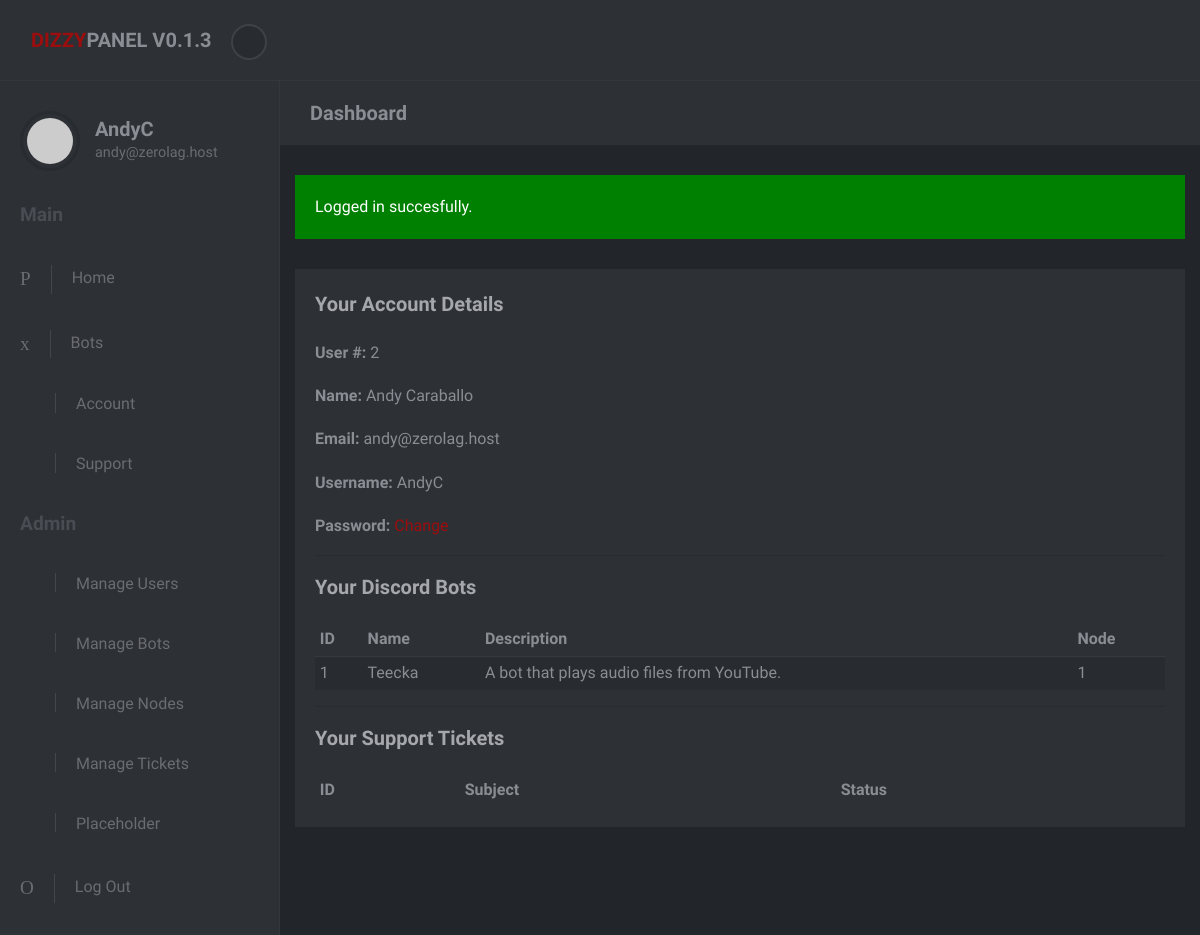
/dashboard.php?login=success (signed in), run on the app's committed database.
### tables this page shows
CREATE TABLE `bots` (
  `bot_id` int(11) NOT NULL,
  `bot_name` varchar(255) NOT NULL,
  `bot_desc` varchar(5000) NOT NULL,
  `bot_owner` varchar(255) NOT NULL,
  `bot_lang` varchar(255) NOT NULL,
  `bot_node` int(11) NOT NULL
);

### dashboard.php (the view, shortened to what this page needs)
<?php
include 'header.php';
$code = '';
if ($_GET) {
  $code = $_GET['login'];
  switch ($code) {
    case 'success':
    $flash = "Logged in succesfully.";
    break;
  }
} else {
  $flash = '';
}
?>
<div class="page-content">
    <div class="page-header">
        <div class="container-fluid">
            <h2 class="h5 no-margin-bottom">Dashboard</h2>
        </div>
    </div>
        <div class="col-lg-12">
          <?php
          if ($code) {
            echo '<div class="block" style="background-color: green; color: white;">';
            echo $flash;
            echo '</div>';
          }
          ?>
          <div class="block">
              <div class="title"><strong>Your Account Details</strong></div>
              <p><strong>User #: </strong>
                <?php
                  echo $_SESSION['u_id'];
                ?>
              </p>
              <p><strong>Name: </strong>
                <?php
                  echo $_SESSION['u_first'].' '.$_SESSION['u_last'];
                ?>
              </p>
              <p><strong>Email: </strong>
                <?php
                  echo $_SESSION['u_email'];
                ?>
              </p>
              <p><strong>Username: </strong>
                <?php
                  echo $_SESSION['u_uid'];
                ?>
              </p>
              <p><strong>Password: </strong> <a href="account.php">Change</a></p>
              <hr>
              <div class="title"><strong>Your Discord Bots</strong></div>
              <table class="table table-striped table-sm">
                <thead>
                  <tr>
                    <th>ID</th>
                    <th>Name</th>
                    <th>Description</th>
                    <th>Node</th>
                  </tr>
                </thead>
                <tbody>
                      <?php
                      $id = $_SESSION['u_id'];
                      $sql = "SELECT bot_id, bot_name, bot_desc, bot_node FROM bots WHERE bot_owner=$id;";
                      $result = mysqli_query($conn, $sql);
                      while ($row = mysqli_fetch_assoc($result)) {
                        echo '<tr>';
                        foreach ($row as $field) {
                          echo '<td>' . htmlspecialchars($field) . '</td>';
                        }
                        echo '</tr>';
                      }
                      ?>
                </tbody>
              </table>
              <hr>
              <div class="title"><strong>Your Support Tickets</strong></div>
              <table class="table table-striped table-sm">
                <thead>
                  <tr>
                    <th>ID</th>
                    <th>Subject</th>
                    <th>Status</th>
                  </tr>
                </thead>
              </table>
          </div>
        </div>
    </div>
</div>
<?php include 'javascript.php'; ?>

### css/style.default.css (style rules this page uses)
body { position: relative; }
a { -webkit-transition: all 0.3s; transition: all 0.3s; display: inline-block; }
p { line-height: 1.7; }
i, span, strong { display: inline-block; }
.no-margin-bottom { margin-bottom: 0 !important; }
.block { padding: 20px; background: #2d3035; color: #8a8d93; margin-bottom: 30px; }
.page-content { position: relative; background: #22252a; min-height: 100vh; width: calc(100% - 280px); padding: 0; padding-bottom: 70px; }
.page-header { padding: 20px 15px; background: #2d3035; color: #8a8d93; margin-bottom: 30px; }
.block .title { margin-bottom: 20px; }
.block .title strong:first-child { font-size: 1.25rem; color: #a5a7ab; }
.table { margin-bottom: 0; }
.table td, .table th { border-color: #343a40; }
.table thead th { border: none; }
.table-striped tbody tr { -webkit-transition: all 0.3s; transition: all 0.3s; }
.table-striped tbody tr:nth-of-type(odd) { background-color: #282b2f; }
body { font-family: "Muli", sans-serif; font-size: 1rem; font-weight: 400; line-height: 1.5; color: #8a8d93; background-color: #fff; }
a { color: #9c0e0e; text-decoration: none; }
h1, h2, h3, h4, h5, h6, .h1, .h2, .h3, .h4, .h5, .h6 { margin-bottom: 0.5rem; font-family: inherit; font-weight: 700; line-height: 1.2; color: inherit; }
h2, .h2 { font-size: 2rem; }
h5, .h5 { font-size: 1.25rem; }
hr { border-top: 1px solid rgba(0, 0, 0, 0.1); }

### data on the page
bots: field "1", bot_name "Teecka", bot_desc "A bot that plays audio files from YouTube."

### other printed values
$_SESSION['u_uid'] "AndyC"
$_SESSION['u_email'] "andy@zerolag.host"
$flash "Logged in succesfully."
$_SESSION['u_id'] "2"
$_SESSION['u_first'] "Andy"
$_SESSION['u_last'] "Caraballo"
